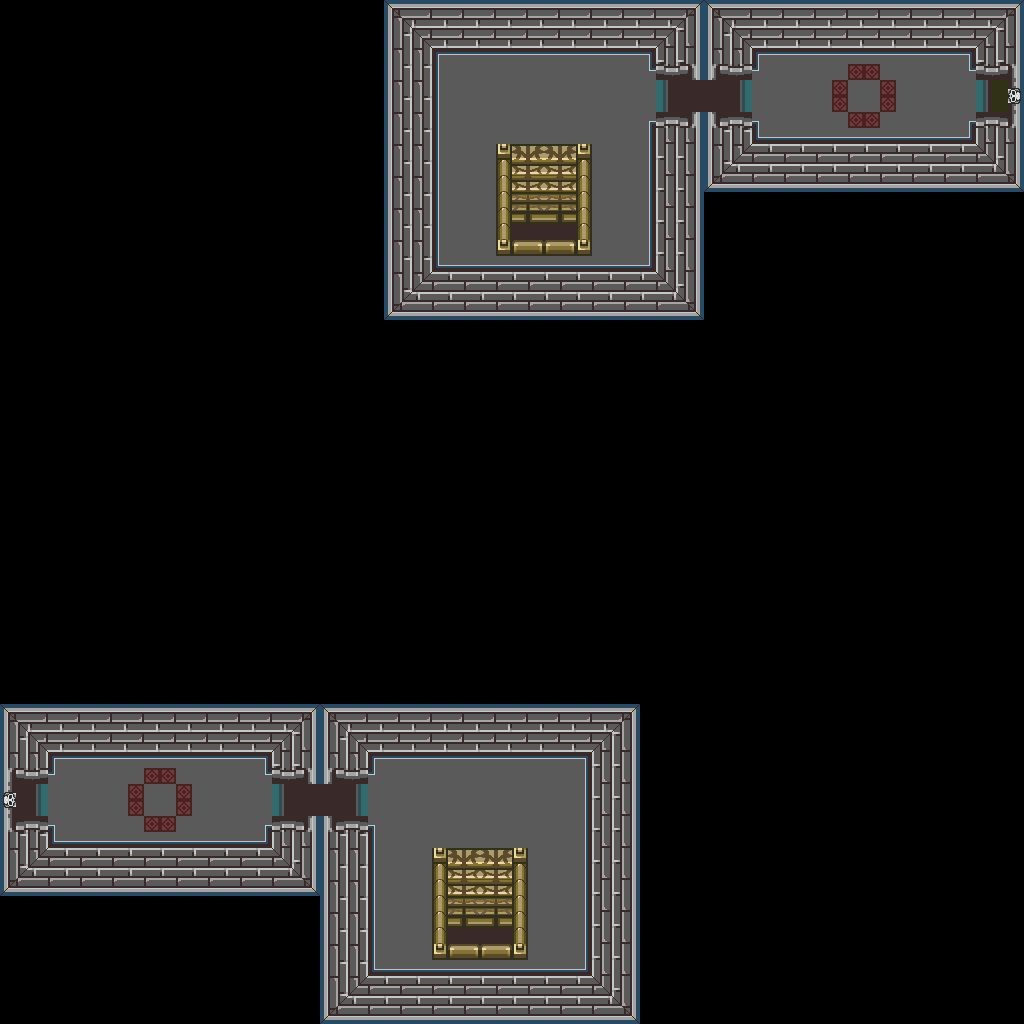

A level layout from a 2D game, rendered from its tile map. Below: a short description, then the map file with tile-grid data replaced by summaries:
An orthogonal 64x64 tile map with 16x16 px tiles, 1 tile layer (base), 1 hidden layer not drawn and 43 objects.

<map version="1.10" tiledversion="1.12.1" orientation="orthogonal" renderorder="right-down" width="64" height="64" tilewidth="16" tileheight="16" infinite="0" nextlayerid="3" nextobjectid="44">
 <tileset firstgid="1" source="../classiciphone_pics4.tsx" />
 <layer id="1" name="base" width="64" height="64">
  <data>[4096 cells, 4096 non-empty, 83 distinct tile ids]</data>
 </layer>
 <layer id="2" name="collision" width="64" height="64" visible="0">
  <properties><property name="collision" value="true" /></properties>
  <data>[4096 cells, 3704 non-empty, 1 distinct tile ids]</data>
 </layer>
 <objectgroup id="3" name="npcs">
  <object id="1" x="512.0" y="208.0" width="16" height="16">
   <properties>
    <property name="gani" value="night.png" />
    <property name="script" type="string">-- Auto-converted from GraalScript
-- if (created) {
-- setimgpart night.png,0,0,64,32;
-- drawoverplayer;
self.dontblock = true
end</property>
   </properties>
  </object>
  <object id="2" x="448.0" y="912.0" width="16" height="16">
   <properties>
    <property name="gani" value="night.png" />
    <property name="script" type="string">-- Auto-converted from GraalScript
-- [CLIENT-SIDE — server no-op]
-- if (created) {
-- setimgpart night.png,0,0,64,32;
-- drawoverplayer;
-- dontblock;
-- }</property>
   </properties>
  </object>
  <object id="3" x="496.0" y="144.0" width="16" height="16">
   <properties>
    <property name="gani" value="vvsilverstairs.png" />
    <property name="script" type="string">-- Auto-converted from GraalScript
-- [CLIENT-SIDE — server no-op]
-- if (created)
-- {
-- dontblock;
-- drawunderplayer;
-- }</property>
   </properties>
  </object>
  <object id="4" x="432.0" y="848.0" width="16" height="16">
   <properties>
    <property name="gani" value="vvsilverstairs.png" />
    <property name="script" type="string">-- Auto-converted from GraalScript
-- if (created)
-- {
self.dontblock = true
-- drawunderplayer;
end</property>
   </properties>
  </object>
  <object id="5" x="512.0" y="16.0" width="16" height="16">
   <properties>
    <property name="gani" value="vvwallbanner.png" />
    <property name="script" type="string">-- Auto-converted from GraalScript
-- // NPC made by Stev (Ventrue Vampires)
-- [CLIENT-SIDE — server no-op]
-- if (created) {drawunderplayer;
-- }
-- if (playertouchsme) {
-- }</property>
   </properties>
  </object>
  <object id="6" x="560.0" y="16.0" width="16" height="16">
   <properties>
    <property name="gani" value="vvwallbanner.png" />
    <property name="script" type="string">-- Auto-converted from GraalScript
-- // NPC made by Stev (Ventrue Vampires)
-- [CLIENT-SIDE — server no-op]
-- if (created) {drawunderplayer;
-- }
-- if (playertouchsme) {
-- }</property>
   </properties>
  </object>
  <object id="7" x="448.0" y="720.0" width="16" height="16">
   <properties>
    <property name="gani" value="vvwallbanner.png" />
    <property name="script" type="string">-- Auto-converted from GraalScript
-- // NPC made by Stev (Ventrue Vampires)
-- [CLIENT-SIDE — server no-op]
-- if (created) {drawunderplayer;
-- }
-- if (playertouchsme) {
-- }</property>
   </properties>
  </object>
  <object id="8" x="496.0" y="720.0" width="16" height="16">
   <properties>
    <property name="gani" value="vvwallbanner.png" />
    <property name="script" type="string">-- Auto-converted from GraalScript
-- // NPC made by Stev (Ventrue Vampires)
-- [CLIENT-SIDE — server no-op]
-- if (created) {drawunderplayer;
-- }
-- if (playertouchsme) {
-- }</property>
   </properties>
  </object>
  <object id="9" x="0.0" y="640.0" width="16" height="16">
   <properties>
    <property name="gani" value="light2.png" />
    <property name="script" type="string">-- Auto-converted from GraalScript
-- // NPC made by Stev (Ventrue Vampires)
-- if (created) {
-- dontblock; drawunderplayer;
-- changeimgzoom 1,3;
end
-- [CLIENT-SIDE — server no-op]
-- if (playerenters) {
-- setcoloreffect 1,1,0.35,0.6;
-- drawaslight;
-- }</property>
   </properties>
  </object>
  <object id="10" x="192.0" y="640.0" width="16" height="16">
   <properties>
    <property name="gani" value="light2.png" />
    <property name="script" type="string">-- Auto-converted from GraalScript
-- // NPC made by Stev (Ventrue Vampires)
-- if (created) {
-- dontblock; drawunderplayer;
-- changeimgzoom 1,3;
end
-- [CLIENT-SIDE — server no-op]
-- if (playerenters) {
-- setcoloreffect 1,1,0.35,0.6;
-- drawaslight;
-- }</property>
   </properties>
  </object>
  <object id="11" x="320.0" y="640.0" width="16" height="16">
   <properties>
    <property name="gani" value="light2.png" />
    <property name="script" type="string">-- Auto-converted from GraalScript
-- // NPC made by Stev (Ventrue Vampires)
-- if (created) {
-- dontblock; drawunderplayer;
-- changeimgzoom 1,3;
end
-- [CLIENT-SIDE — server no-op]
-- if (playerenters) {
-- setcoloreffect 1,1,0.35,0.6;
-- drawaslight;
-- }</property>
   </properties>
  </object>
  <object id="12" x="512.0" y="640.0" width="16" height="16">
   <properties>
    <property name="gani" value="light2.png" />
    <property name="script" type="string">-- Auto-converted from GraalScript
-- // NPC made by Stev (Ventrue Vampires)
-- if (created) {
-- dontblock; drawunderplayer;
-- changeimgzoom 1,3;
end
-- [CLIENT-SIDE — server no-op]
-- if (playerenters) {
-- setcoloreffect 1,1,0.35,0.6;
-- drawaslight;
-- }</property>
   </properties>
  </object>
  </objectgroup>
</map>
<!-- 31 of 43 objects omitted -->
